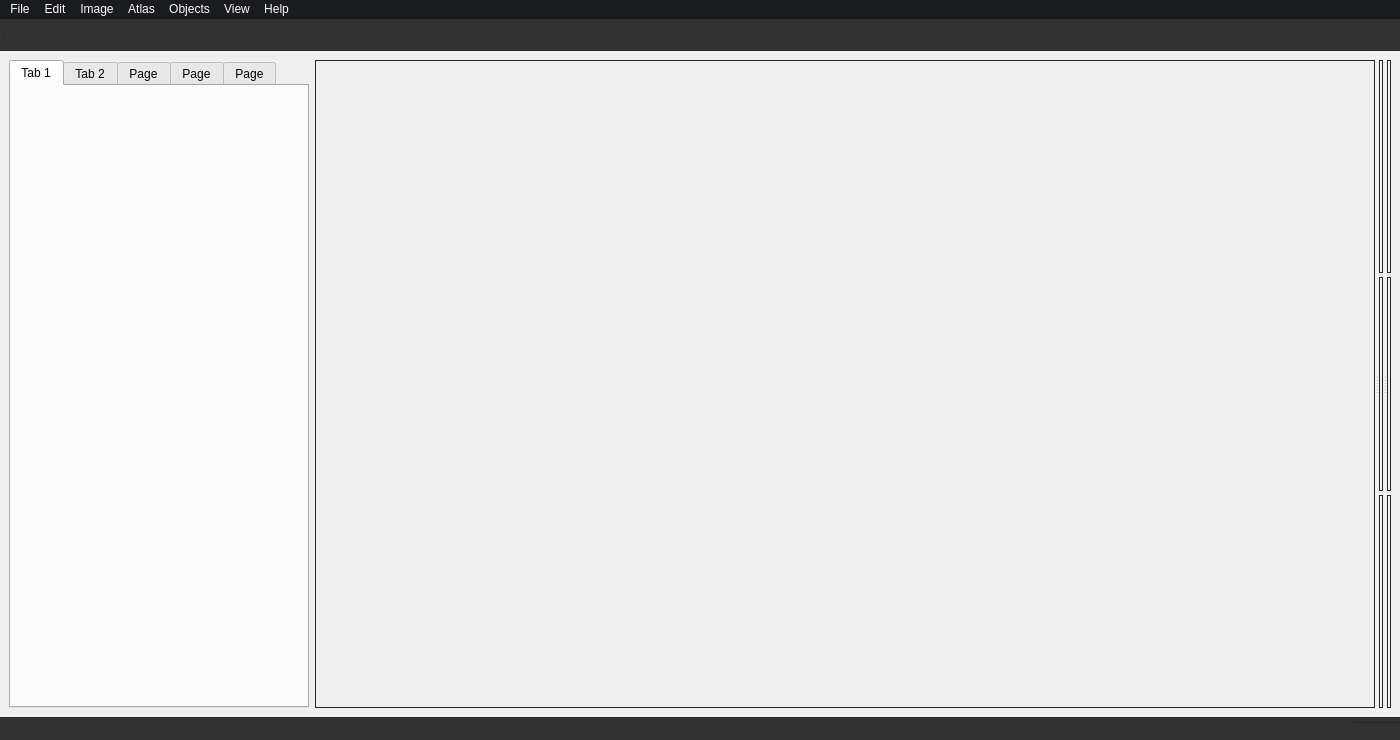
<?xml version="1.0" encoding="UTF-8"?>
<ui version="4.0">
 <class>MainWindow</class>
 <widget class="QMainWindow" name="MainWindow">
  <property name="geometry">
   <rect>
    <x>0</x>
    <y>0</y>
    <width>1400</width>
    <height>740</height>
   </rect>
  </property>
  <property name="windowTitle">
   <string>MainWindow</string>
  </property>
  <property name="styleSheet">
   <string notr="true"/>
  </property>
  <widget class="QWidget" name="centralwidget">
   <property name="styleSheet">
    <string notr="true"/>
   </property>
   <layout class="QGridLayout" name="gridLayout">
    <item row="0" column="0">
     <widget class="QTabWidget" name="sidebar">
      <property name="minimumSize">
       <size>
        <width>300</width>
        <height>0</height>
       </size>
      </property>
      <property name="maximumSize">
       <size>
        <width>300</width>
        <height>16777215</height>
       </size>
      </property>
      <property name="styleSheet">
       <string notr="true"/>
      </property>
      <property name="tabPosition">
       <enum>QTabWidget::North</enum>
      </property>
      <property name="currentIndex">
       <number>0</number>
      </property>
      <widget class="QWidget" name="atlascontrolpanel">
       <property name="styleSheet">
        <string notr="true"/>
       </property>
       <attribute name="title">
        <string>Tab 1</string>
       </attribute>
      </widget>
      <widget class="QWidget" name="treeviewpanel">
       <attribute name="title">
        <string>Tab 2</string>
       </attribute>
      </widget>
      <widget class="QWidget" name="imagecontrolpanel">
       <attribute name="title">
        <string>Page</string>
       </attribute>
      </widget>
      <widget class="QWidget" name="layerpanel">
       <attribute name="title">
        <string>Page</string>
       </attribute>
      </widget>
      <widget class="QWidget" name="probecontrolpanel">
       <attribute name="title">
        <string>Page</string>
       </attribute>
      </widget>
     </widget>
    </item>
    <item row="0" column="1">
     <widget class="QSplitter" name="splitter_3">
      <property name="orientation">
       <enum>Qt::Horizontal</enum>
      </property>
      <widget class="QFrame" name="sliceframe">
       <property name="minimumSize">
        <size>
         <width>30</width>
         <height>0</height>
        </size>
       </property>
       <property name="styleSheet">
        <string notr="true">border: 1px solid rgb(39, 39, 39);</string>
       </property>
       <property name="frameShape">
        <enum>QFrame::StyledPanel</enum>
       </property>
       <property name="frameShadow">
        <enum>QFrame::Raised</enum>
       </property>
      </widget>
      <widget class="QSplitter" name="splitter">
       <property name="orientation">
        <enum>Qt::Vertical</enum>
       </property>
       <widget class="QFrame" name="coronalframe">
        <property name="styleSheet">
         <string notr="true">border: 1px solid rgb(39, 39, 39);</string>
        </property>
        <property name="frameShape">
         <enum>QFrame::StyledPanel</enum>
        </property>
        <property name="frameShadow">
         <enum>QFrame::Raised</enum>
        </property>
       </widget>
       <widget class="QFrame" name="sagitalframe">
        <property name="styleSheet">
         <string notr="true">border: 1px solid rgb(39, 39, 39);</string>
        </property>
        <property name="frameShape">
         <enum>QFrame::StyledPanel</enum>
        </property>
        <property name="frameShadow">
         <enum>QFrame::Raised</enum>
        </property>
       </widget>
       <widget class="QFrame" name="horizontalframe">
        <property name="styleSheet">
         <string notr="true">border: 1px solid rgb(39, 39, 39);</string>
        </property>
        <property name="frameShape">
         <enum>QFrame::StyledPanel</enum>
        </property>
        <property name="frameShadow">
         <enum>QFrame::Raised</enum>
        </property>
       </widget>
      </widget>
      <widget class="QSplitter" name="splitter_2">
       <property name="orientation">
        <enum>Qt::Vertical</enum>
       </property>
       <widget class="QFrame" name="sagitalcopyframe">
        <property name="styleSheet">
         <string notr="true">border: 1px solid rgb(39, 39, 39);</string>
        </property>
        <property name="frameShape">
         <enum>QFrame::StyledPanel</enum>
        </property>
        <property name="frameShadow">
         <enum>QFrame::Raised</enum>
        </property>
       </widget>
       <widget class="QFrame" name="histview">
        <property name="styleSheet">
         <string notr="true">border: 1px solid rgb(39, 39, 39);</string>
        </property>
        <property name="frameShape">
         <enum>QFrame::StyledPanel</enum>
        </property>
        <property name="frameShadow">
         <enum>QFrame::Raised</enum>
        </property>
       </widget>
       <widget class="GLViewWidget" name="view3d" native="true">
        <property name="autoFillBackground">
         <bool>false</bool>
        </property>
        <property name="styleSheet">
         <string notr="true">border: 1px solid rgb(39, 39, 39);</string>
        </property>
       </widget>
      </widget>
     </widget>
    </item>
   </layout>
  </widget>
  <widget class="QStatusBar" name="statusbar">
   <property name="styleSheet">
    <string notr="true">background-color: rgb(50, 50, 50);
color: rgb(255, 255, 255);
border-top: 1px solid #272727;
padding-left: 30px;
</string>
   </property>
  </widget>
  <widget class="QMenuBar" name="menuBar">
   <property name="geometry">
    <rect>
     <x>0</x>
     <y>0</y>
     <width>1400</width>
     <height>21</height>
    </rect>
   </property>
   <property name="styleSheet">
    <string notr="true">background-color: rgb(25, 27, 29);
color: rgb(254, 252, 255);
border-bottom-color: rgb(37, 37, 37);
selection-background-color: qlineargradient(spread:pad, x1:0, y1:0, x2:0, y2:1, stop:0 rgba(0, 83, 185, 255), stop:1 rgba(0, 49, 104, 255));
selection-color: rgb(255, 255, 255);</string>
   </property>
   <property name="nativeMenuBar">
    <bool>false</bool>
   </property>
   <widget class="QMenu" name="menuFile">
    <property name="styleSheet">
     <string notr="true">color: rgb(255, 255, 255);
background-color: qlineargradient(spread:pad, x1:1, y1:1, x2:1, y2:0, stop:0 rgba(42, 49, 53, 255), stop:1 rgba(85, 85, 88, 255));
selection-color: rgb(255, 255, 255);
selection-background-color: rgb(63, 124, 234);
border-color: rgb(75, 78, 84);</string>
    </property>
    <property name="title">
     <string>File</string>
    </property>
    <widget class="QMenu" name="menuSave_Operating_Data">
     <property name="title">
      <string>Save Layer</string>
     </property>
     <addaction name="actionCurrent_Layer"/>
     <addaction name="actionAll_Layer"/>
    </widget>
    <widget class="QMenu" name="menuSave_Object">
     <property name="title">
      <string>Export Object</string>
     </property>
     <addaction name="actionSave_Current"/>
     <addaction name="actionSave_Probes"/>
     <addaction name="actionSave_Virus"/>
     <addaction name="actionSave_Cells"/>
     <addaction name="actionSave_Contours"/>
     <addaction name="actionSave_Drawings"/>
    </widget>
    <widget class="QMenu" name="menuLoad_External_Data">
     <property name="title">
      <string>Load External Data</string>
     </property>
     <addaction name="actionExternal_Cells"/>
    </widget>
    <addaction name="actionAtlas"/>
    <addaction name="actionSingle_Image"/>
    <addaction name="separator"/>
    <addaction name="actionSave_Project"/>
    <addaction name="actionSave_Portable_Project"/>
    <addaction name="menuSave_Operating_Data"/>
    <addaction name="menuSave_Object"/>
    <addaction name="separator"/>
    <addaction name="actionLoad_Project"/>
    <addaction name="actionLoad_Layers"/>
    <addaction name="actionLoad_Objects"/>
    <addaction name="separator"/>
    <addaction name="menuLoad_External_Data"/>
   </widget>
   <widget class="QMenu" name="menuEdit">
    <property name="styleSheet">
     <string notr="true">color: rgb(255, 255, 255);
background-color: qlineargradient(spread:pad, x1:1, y1:1, x2:1, y2:0, stop:0 rgba(42, 49, 53, 255), stop:1 rgba(85, 85, 88, 255));
selection-color: rgb(255, 255, 255);
selection-background-color: rgb(63, 124, 234);
border-color: rgb(75, 78, 84);</string>
    </property>
    <property name="title">
     <string>Edit</string>
    </property>
    <widget class="QMenu" name="menuTranslation">
     <property name="title">
      <string>Translation</string>
     </property>
     <addaction name="actionUp"/>
     <addaction name="actionDown"/>
     <addaction name="actionLeft"/>
     <addaction name="actionRight"/>
     <addaction name="actionDistance"/>
    </widget>
    <widget class="QMenu" name="menuRotation">
     <property name="title">
      <string>Rotation</string>
     </property>
     <addaction name="actionClockwise"/>
     <addaction name="actionCounter_Clockwise"/>
     <addaction name="actionAngle"/>
    </widget>
    <addaction name="actionUndo"/>
    <addaction name="actionRedo"/>
    <addaction name="separator"/>
    <addaction name="menuTranslation"/>
    <addaction name="menuRotation"/>
    <addaction name="separator"/>
    <addaction name="actionClear"/>
   </widget>
   <widget class="QMenu" name="menuImage">
    <property name="styleSheet">
     <string notr="true">color: rgb(255, 255, 255);
background-color: qlineargradient(spread:pad, x1:1, y1:1, x2:1, y2:0, stop:0 rgba(42, 49, 53, 255), stop:1 rgba(85, 85, 88, 255));
selection-color: rgb(255, 255, 255);
selection-background-color: rgb(63, 124, 234);
border-color: rgb(75, 78, 84);</string>
    </property>
    <property name="title">
     <string>Image</string>
    </property>
    <addaction name="action180"/>
    <addaction name="action90_Clockwise"/>
    <addaction name="action90_Counter_Clockwise"/>
    <addaction name="action1_Clockwise"/>
    <addaction name="action1_Counter_Clockwise"/>
    <addaction name="separator"/>
    <addaction name="actionFlip_Horizontal"/>
    <addaction name="actionFlip_Vertical"/>
    <addaction name="separator"/>
    <addaction name="actionHide"/>
    <addaction name="actionProcess_Image"/>
    <addaction name="actionCut"/>
    <addaction name="actionReset_Image"/>
    <addaction name="separator"/>
    <addaction name="actionPixel_Size"/>
   </widget>
   <widget class="QMenu" name="menuAtlas">
    <property name="styleSheet">
     <string notr="true">color: rgb(255, 255, 255);
background-color: qlineargradient(spread:pad, x1:1, y1:1, x2:1, y2:0, stop:0 rgba(42, 49, 53, 255), stop:1 rgba(85, 85, 88, 255));
selection-color: rgb(255, 255, 255);
selection-background-color: rgb(63, 124, 234);
border-color: rgb(75, 78, 84);</string>
    </property>
    <property name="title">
     <string>Atlas</string>
    </property>
    <addaction name="actionDownload"/>
    <addaction name="actionDownload_Allen_Mice_Atlas"/>
    <addaction name="separator"/>
    <addaction name="actionAtlas_Processor"/>
    <addaction name="separator"/>
    <addaction name="actionRegistration_Channels"/>
    <addaction name="actionSuggest_Atlas_Section"/>
    <addaction name="actionPropose_Landmarks"/>
    <addaction name="separator"/>
    <addaction name="actionSave_Triangulation_Points"/>
    <addaction name="actionLoad_Triangulation_Points"/>
    <addaction name="separator"/>
    <addaction name="actionLoad_Image_Atlas"/>
    <addaction name="actionRegister_Slice_Info"/>
    <addaction name="actionCreate_Slice_Layer"/>
    <addaction name="actionCrop"/>
    <addaction name="actionBregma_Picker"/>
    <addaction name="actionSave_Slice"/>
    <addaction name="separator"/>
    <addaction name="actionSwitch_Atlas"/>
   </widget>
   <widget class="QMenu" name="menuObjects">
    <property name="styleSheet">
     <string notr="true">color: rgb(255, 255, 255);
background-color: qlineargradient(spread:pad, x1:1, y1:1, x2:1, y2:0, stop:0 rgba(42, 49, 53, 255), stop:1 rgba(85, 85, 88, 255));
selection-color: rgb(255, 255, 255);
selection-background-color: rgb(63, 124, 234);
border-color: rgb(75, 78, 84);</string>
    </property>
    <property name="title">
     <string>Objects</string>
    </property>
    <addaction name="actionSave_Probe_Setting"/>
    <addaction name="actionLoad_Probe_Setting"/>
    <addaction name="separator"/>
    <addaction name="actionMulti_Probe_Planning"/>
    <addaction name="separator"/>
   </widget>
   <widget class="QMenu" name="menuView">
    <property name="styleSheet">
     <string notr="true">color: rgb(255, 255, 255);
background-color: qlineargradient(spread:pad, x1:1, y1:1, x2:1, y2:0, stop:0 rgba(42, 49, 53, 255), stop:1 rgba(85, 85, 88, 255));
selection-color: rgb(255, 255, 255);
selection-background-color: rgb(63, 124, 234);
border-color: rgb(75, 78, 84);</string>
    </property>
    <property name="title">
     <string>View</string>
    </property>
    <widget class="QMenu" name="menu2_Windows">
     <property name="title">
      <string>2 Windows</string>
     </property>
     <addaction name="actionVolume_Histology"/>
     <addaction name="actionSlice_Histology"/>
    </widget>
    <addaction name="actionCoronal_Window"/>
    <addaction name="actionSagital_Window"/>
    <addaction name="actionHorizontal_Window"/>
    <addaction name="action3D_Window"/>
    <addaction name="actionImage_Window"/>
    <addaction name="separator"/>
    <addaction name="menu2_Windows"/>
    <addaction name="action4_Windows"/>
    <addaction name="separator"/>
    <addaction name="action3D_Mode_Dark"/>
    <addaction name="actionPlanes_On"/>
    <addaction name="actionAxes_On"/>
    <addaction name="separator"/>
    <addaction name="action2D_Mode_Dark"/>
    <addaction name="actionGrids_Off"/>
   </widget>
   <widget class="QMenu" name="menuHelp">
    <property name="styleSheet">
     <string notr="true">color: rgb(255, 255, 255);
background-color: qlineargradient(spread:pad, x1:1, y1:1, x2:1, y2:0, stop:0 rgba(42, 49, 53, 255), stop:1 rgba(85, 85, 88, 255));
selection-color: rgb(255, 255, 255);
selection-background-color: rgb(63, 124, 234);
border-color: rgb(75, 78, 84);</string>
    </property>
    <property name="title">
     <string>Help</string>
    </property>
    <addaction name="actionAbout_HERBS"/>
   </widget>
   <addaction name="menuFile"/>
   <addaction name="menuEdit"/>
   <addaction name="menuImage"/>
   <addaction name="menuAtlas"/>
   <addaction name="menuObjects"/>
   <addaction name="menuView"/>
   <addaction name="menuHelp"/>
  </widget>
  <widget class="QToolBar" name="toolbar">
   <property name="minimumSize">
    <size>
     <width>0</width>
     <height>32</height>
    </size>
   </property>
   <property name="maximumSize">
    <size>
     <width>16777215</width>
     <height>32</height>
    </size>
   </property>
   <property name="windowTitle">
    <string>Tool Bar</string>
   </property>
   <property name="styleSheet">
    <string notr="true">color: rgb(255, 255, 255);
background-color: rgb(50, 50, 50);
border-top: None;
border-left: None;
border-right: None;
border-bottom: 1px solid #272727;
selection-color: rgb(50, 50, 50);
selection-background-color: rgb(50, 50, 50);</string>
   </property>
   <property name="movable">
    <bool>false</bool>
   </property>
   <attribute name="toolBarArea">
    <enum>TopToolBarArea</enum>
   </attribute>
   <attribute name="toolBarBreak">
    <bool>false</bool>
   </attribute>
   <addaction name="separator"/>
  </widget>
  <action name="action_File">
   <property name="text">
    <string>&amp;File</string>
   </property>
  </action>
  <action name="action_Open">
   <property name="text">
    <string>&amp;Open</string>
   </property>
  </action>
  <action name="actionImage">
   <property name="text">
    <string>Image</string>
   </property>
  </action>
  <action name="actionAtlas">
   <property name="text">
    <string>Load Atlas ...</string>
   </property>
  </action>
  <action name="actionSingle_Image">
   <property name="text">
    <string>Load Image ...</string>
   </property>
  </action>
  <action name="actionSave_Project">
   <property name="text">
    <string>Save Project</string>
   </property>
  </action>
  <action name="actionSave_Portable_Project">
   <property name="text">
    <string>Save Portable Project</string>
   </property>
   <property name="toolTip">
    <string>Include the original histology source in the project archive</string>
   </property>
  </action>
  <action name="actionUndo">
   <property name="text">
    <string>Undo</string>
   </property>
  </action>
  <action name="actionRedo">
   <property name="text">
    <string>Redo</string>
   </property>
  </action>
  <action name="action180">
   <property name="text">
    <string>180</string>
   </property>
  </action>
  <action name="action90_Clockwise">
   <property name="text">
    <string>90 Clockwise</string>
   </property>
  </action>
  <action name="action90_Counter_Clockwise">
   <property name="text">
    <string>90 Counter Clockwise</string>
   </property>
  </action>
  <action name="actionFlip_Horizontal">
   <property name="text">
    <string>Flip Horizontal</string>
   </property>
  </action>
  <action name="actionFlip_Vertical">
   <property name="text">
    <string>Flip Vertical</string>
   </property>
  </action>
  <action name="actionDownload">
   <property name="enabled">
    <bool>true</bool>
   </property>
   <property name="text">
    <string>Download Waxholm Rat Atlas ...</string>
   </property>
   <property name="toolTip">
    <string>Download  and Process Waxholm Rat Atlas</string>
   </property>
  </action>
  <action name="actionRegister_Slice_Info">
   <property name="text">
    <string>Register Slice Info ...</string>
   </property>
  </action>
  <action name="actionSave_Slice">
   <property name="text">
    <string>Save Processed Slice ...</string>
   </property>
  </action>
  <action name="actionProcess_Image">
   <property name="text">
    <string>Process</string>
   </property>
  </action>
  <action name="actionPixel_Size">
   <property name="text">
    <string>Pixel Size...</string>
   </property>
  </action>
  <action name="actionReset_Image">
   <property name="text">
    <string>Reset</string>
   </property>
  </action>
  <action name="actionAtlas_Processor">
   <property name="text">
    <string>Atlas Processor</string>
   </property>
   <property name="toolTip">
    <string>Atlas Processor for other Atlas</string>
   </property>
  </action>
  <action name="actionSave_Overlay_Image">
   <property name="text">
    <string>Overlay Image</string>
   </property>
  </action>
  <action name="actionSave_Processed_Image">
   <property name="text">
    <string>Processed Image</string>
   </property>
  </action>
  <action name="actionSave_Mask_Image">
   <property name="text">
    <string>Mask Image</string>
   </property>
  </action>
  <action name="actionSave_Current">
   <property name="text">
    <string>Current ...</string>
   </property>
  </action>
  <action name="actionSave_Probes">
   <property name="text">
    <string>Probes</string>
   </property>
   <property name="toolTip">
    <string>save all merged probes</string>
   </property>
  </action>
  <action name="actionSave_Virus">
   <property name="text">
    <string>Virus</string>
   </property>
  </action>
  <action name="actionSave_Cells">
   <property name="text">
    <string>Cells</string>
   </property>
  </action>
  <action name="actionSave_Contours">
   <property name="text">
    <string>Contours</string>
   </property>
  </action>
  <action name="actionSave_Drawings">
   <property name="text">
    <string>Drawings</string>
   </property>
  </action>
  <action name="actionLoad_Project">
   <property name="text">
    <string>Load Project</string>
   </property>
  </action>
  <action name="actionLoad_Objects">
   <property name="text">
    <string>Import Objects</string>
   </property>
  </action>
  <action name="actionSave_Triangulation_Points">
   <property name="text">
    <string>Save Triangulation Points ...</string>
   </property>
  </action>
  <action name="actionLoad_Triangulation_Points">
   <property name="text">
    <string>Load Triangulation Points ...</string>
   </property>
  </action>
  <action name="actionUp">
   <property name="text">
    <string>Up</string>
   </property>
  </action>
  <action name="actionDown">
   <property name="text">
    <string>Down</string>
   </property>
  </action>
  <action name="actionLeft">
   <property name="text">
    <string>Left</string>
   </property>
  </action>
  <action name="actionRight">
   <property name="text">
    <string>Right</string>
   </property>
  </action>
  <action name="actionDistance">
   <property name="text">
    <string>Distance Setting</string>
   </property>
  </action>
  <action name="actionClockwise">
   <property name="text">
    <string>Clockwise</string>
   </property>
  </action>
  <action name="actionCounter_Clockwise">
   <property name="text">
    <string>Counter Clockwise</string>
   </property>
  </action>
  <action name="actionAngle">
   <property name="text">
    <string>Angle Setting</string>
   </property>
  </action>
  <action name="action1_Clockwise">
   <property name="text">
    <string>1 Clockwise</string>
   </property>
  </action>
  <action name="action1_Counter_Clockwise">
   <property name="text">
    <string>1 Counter Clockwise</string>
   </property>
  </action>
  <action name="actionLoad_Image_Atlas">
   <property name="text">
    <string>Load Slice ...</string>
   </property>
   <property name="toolTip">
    <string>Load Image as Atlas Slice</string>
   </property>
  </action>
  <action name="actionCut">
   <property name="text">
    <string>Crop</string>
   </property>
  </action>
  <action name="actionClear">
   <property name="text">
    <string>Clear</string>
   </property>
  </action>
  <action name="actionProcess_Slice">
   <property name="text">
    <string>Process Slice</string>
   </property>
  </action>
  <action name="actionHide">
   <property name="text">
    <string>Hide</string>
   </property>
  </action>
  <action name="actionCrop">
   <property name="text">
    <string>Crop</string>
   </property>
   <property name="toolTip">
    <string>Crop off the area not slected</string>
   </property>
  </action>
  <action name="actionRegistration_Channels">
   <property name="text">
    <string>Registration Channels...</string>
   </property>
   <property name="toolTip">
    <string>Choose the histology channels used by Suggest Atlas Section and Propose Landmarks</string>
   </property>
  </action>
  <action name="actionSuggest_Atlas_Section">
   <property name="text">
    <string>Suggest Atlas Section...</string>
   </property>
   <property name="toolTip">
    <string>Find the atlas plane, slice and tilt that best match the histology section</string>
   </property>
  </action>
  <action name="actionPropose_Landmarks">
   <property name="text">
    <string>Propose Landmarks</string>
   </property>
   <property name="toolTip">
    <string>Register the section to the shown atlas slice and propose editable landmark pairs</string>
   </property>
  </action>
  <action name="actionSwitch_Atlas">
   <property name="text">
    <string>Switch Atlas: Volume</string>
   </property>
   <property name="toolTip">
    <string>Switch between Volume Atlas and Slice Atlas</string>
   </property>
  </action>
  <action name="actionBregma_Picker">
   <property name="text">
    <string>Bregma Picker</string>
   </property>
   <property name="toolTip">
    <string>Check to slecte the location of Bregma</string>
   </property>
  </action>
  <action name="actionCreate_Slice_Layer">
   <property name="text">
    <string>Create Slice Layer</string>
   </property>
  </action>
  <action name="actionLoad_Layers">
   <property name="text">
    <string>Load Layers</string>
   </property>
  </action>
  <action name="actionData_Layer">
   <property name="text">
    <string>Data Layer</string>
   </property>
  </action>
  <action name="actionAll_Layer">
   <property name="text">
    <string>All Layers</string>
   </property>
  </action>
  <action name="actionCurrent_Layer">
   <property name="text">
    <string>Current Layer</string>
   </property>
  </action>
  <action name="actionDownload_Allen_Mice_Atlas">
   <property name="text">
    <string>Download Allen Mice Atlas ...</string>
   </property>
  </action>
  <action name="actionAbout_HERBS">
   <property name="text">
    <string>About DriftlessMap</string>
   </property>
  </action>
  <action name="actionCoronal_Window">
   <property name="text">
    <string>Coronal Window</string>
   </property>
  </action>
  <action name="actionSagital_Window">
   <property name="text">
    <string>Sagital Window</string>
   </property>
  </action>
  <action name="actionHorizontal_Window">
   <property name="text">
    <string>Horizontal Window</string>
   </property>
  </action>
  <action name="action3D_Window">
   <property name="text">
    <string>3D Window</string>
   </property>
  </action>
  <action name="actionImage_Window">
   <property name="text">
    <string>Image Window</string>
   </property>
  </action>
  <action name="action4_Windows">
   <property name="text">
    <string>4 Windows</string>
   </property>
  </action>
  <action name="actionVolume_Histology">
   <property name="text">
    <string>Volume + Histology</string>
   </property>
  </action>
  <action name="actionSlice_Histology">
   <property name="text">
    <string>Slice + Histology</string>
   </property>
  </action>
  <action name="action3D_Mode_Dark">
   <property name="text">
    <string>3D Mode: Dark</string>
   </property>
  </action>
  <action name="actionPlanes_On">
   <property name="text">
    <string>Planes: On</string>
   </property>
  </action>
  <action name="actionAxes_On">
   <property name="text">
    <string>Axes: On</string>
   </property>
  </action>
  <action name="action2D_Mode_Dark">
   <property name="text">
    <string>2D Mode: Dark</string>
   </property>
  </action>
  <action name="actionGrids_Off">
   <property name="text">
    <string>Grids: Off</string>
   </property>
  </action>
  <action name="actionSave_Probe_Setting">
   <property name="text">
    <string>Save Probe Setting ...</string>
   </property>
  </action>
  <action name="actionLoad_Probe_Setting">
   <property name="text">
    <string>Load Probe Setting ...</string>
   </property>
  </action>
  <action name="actionMulti_Probe_Planning">
   <property name="text">
    <string>Multi-Probe Planning</string>
   </property>
  </action>
  <action name="actionLoad_Points_Data">
   <property name="text">
    <string>Load Points_Data ...</string>
   </property>
  </action>
  <action name="action_Save_Loaded_Data">
   <property name="text">
    <string>&amp;Save Loaded Data</string>
   </property>
  </action>
  <action name="actionExternal_Cells">
   <property name="text">
    <string>Cells</string>
   </property>
  </action>
 </widget>
 <customwidgets>
  <customwidget>
   <class>GLViewWidget</class>
   <extends>QWidget</extends>
   <header>pyqtgraph.opengl</header>
   <container>1</container>
  </customwidget>
 </customwidgets>
 <resources/>
 <connections/>
</ui>
